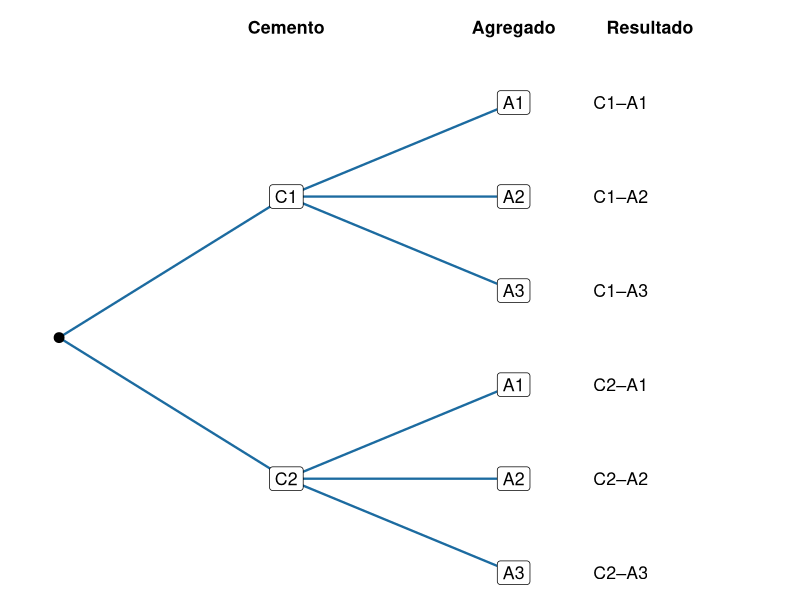

Generate this figure with R:
## ---- chunk 1
#| label: fig-conteo-arbol
#| fig-cap: "Diagrama de árbol de cemento y agregado."
#| fig-alt: "Árbol que parte de un punto, se abre en dos ramas C1 y C2, y cada una se abre en tres ramas A1, A2 y A3, para un total de seis hojas"
#| echo: false
#| fig-width: 7
#| fig-height: 4

library(ggplot2)
n1 <- data.frame(x = 1, y = c(4.5, 1.5), et = c("C1", "C2"))
n2 <- data.frame(x = 2, y = c(5.5, 4.5, 3.5, 2.5, 1.5, 0.5),
                 et = rep(c("A1", "A2", "A3"), 2), padre = rep(c(4.5, 1.5), each = 3))
n2$hoja <- paste(rep(c("C1", "C2"), each = 3), n2$et, sep = "–")
ggplot() +
  geom_segment(data = n1, aes(x = 0, y = 3, xend = x, yend = y), color = "#1C6BA0", linewidth = 0.8) +
  geom_segment(data = n2, aes(x = 1, y = padre, xend = x, yend = y), color = "#1C6BA0", linewidth = 0.8) +
  geom_point(aes(x = 0, y = 3), size = 3) +
  geom_label(data = n1, aes(x, y, label = et), size = 4.5) +
  geom_label(data = n2, aes(x, y, label = et), size = 4.5) +
  geom_text(data = n2, aes(x = 2.35, y = y, label = hoja), hjust = 0, size = 4.5) +
  annotate("text", x = c(1, 2), y = 6.3, label = c("Cemento", "Agregado"), fontface = "bold", size = 4.5) +
  annotate("text", x = 2.6, y = 6.3, label = "Resultado", fontface = "bold", size = 4.5) +
  xlim(-0.1, 3.1) +
  theme_void()
## ---- chunk 2
# 1) Opciones de cada etapa
cemento <- c("C1", "C2", "C3")
agregado <- c("A1", "A2", "A3", "A4")
aditivo <- c("D1", "D2")

# 2) Principio multiplicativo
length(cemento) * length(agregado) * length(aditivo)

# 3) Lista completa de mezclas
mezclas <- expand.grid(cemento = cemento, agregado = agregado, aditivo = aditivo)
head(mezclas, 8)
nrow(mezclas)
## ---- chunk 3
factorial(5)
prod(5:1)        # 5 × 4 × 3 × 2 × 1
factorial(0)
factorial(10)
## ---- chunk 4
n <- 7
k <- 3

# 1) Producto de los primeros k factores
prod(n:(n - k + 1))

# 2) Con factoriales (@eq-conteo-permutaciones)
factorial(n) / factorial(n - k)

# 3) Comprobación por enumeración
personas <- 1:n
ternas <- expand.grid(direccion = personas, residencia = personas, inspeccion = personas)
distintas <- ternas$direccion != ternas$residencia &
             ternas$direccion != ternas$inspeccion &
             ternas$residencia != ternas$inspeccion
sum(distintas)
## ---- chunk 5
# 1) y 2) Con repetición
26^2 * 10^3

# 3) Letras distintas: P(26, 2) para las letras
(factorial(26) / factorial(24)) * 10^3
## ---- chunk 6
n <- 6
factorial(n - 1)
factorial(n) / n
## ---- chunk 7
# 1) Camiones
factorial(9) / (factorial(4) * factorial(3) * factorial(2))

# 2) Comprobación con combinaciones
choose(9, 4) * choose(5, 3) * choose(2, 2)

# 3) Palabra CONCRETO
letras <- strsplit("CONCRETO", "")[[1]]   # separa la palabra en letras
repeticiones <- table(letras)
repeticiones
factorial(length(letras)) / prod(factorial(repeticiones))
## ---- chunk 8
#| label: tbl-conteo-orden
#| tbl-cap: "Arreglos con orden y sin orden."
#| echo: false

library(kableExtra)
elem <- c("A", "B", "C", "D")
perm <- expand.grid(x1 = elem, x2 = elem, stringsAsFactors = FALSE)
perm <- perm[perm$x1 != perm$x2, ]
perm <- perm[order(perm$x1, perm$x2), ]
comb <- apply(combn(elem, 2), 2, paste, collapse = "")
cuadro <- data.frame(
  grupo = comb,
  permutaciones = sapply(comb, function(g) {
    a <- substr(g, 1, 1); b <- substr(g, 2, 2); paste0(a, b, ", ", b, a)
  })
)
cuadro %>%
  kbl(col.names = c("Combinación (sin orden)", "Permutaciones que le corresponden (con orden)"),
      align = "c", row.names = FALSE) %>%
  kable_styling(full_width = FALSE, bootstrap_options = c("hover", "condensed"))
## ---- chunk 9
# 1) Con factoriales
factorial(12) / (factorial(4) * factorial(8))

# 2) Con la función de R
choose(12, 4)

# 3) Lista de todas las muestras: una por columna
muestras <- combn(12, 4)
muestras[, 1:6]       # las primeras seis
ncol(muestras)
## ---- chunk 10
# 1) Por casos: 1, 2 o 3 certificados
casos <- choose(4, 1:3) * choose(6, 2:0)
casos
sum(casos)

# 2) Por complemento
choose(10, 3) - choose(6, 3)

# 3) Comprobación: técnicos 1 a 4 certificados, 5 a 10 no certificados
comisiones <- combn(10, 3)
con_certificado <- apply(comisiones, 2, function(g) any(g <= 4))
sum(con_certificado)
## ---- chunk 11
n <- 3   # marcas
k <- 5   # bolsas

# 1) Fórmula
choose(n + k - 1, k)

# 2) Comprobación por enumeración
cantidades <- expand.grid(marca1 = 0:k, marca2 = 0:k, marca3 = 0:k)
pedidos <- cantidades[rowSums(cantidades) == k, ]
head(pedidos)
nrow(pedidos)
## ---- chunk 12
#| cache: true
# 1) y 2) Probabilidad clásica con combinaciones
posibles <- choose(15, 3)
p_uno <- choose(4, 1) * choose(11, 2) / posibles
p_al_menos_uno <- 1 - choose(11, 3) / posibles
c(posibles = posibles, p_uno = p_uno, p_al_menos_uno = p_al_menos_uno)

# 3) Comprobación por simulación
set.seed(2026)
lote <- c(rep("defectuoso", 4), rep("bueno", 11))
defectuosos <- replicate(20000, {
  muestra <- sample(lote, size = 3)        # sin reemplazo (valor por omisión)
  sum(muestra == "defectuoso")
})
mean(defectuosos == 1)    # exactamente uno
mean(defectuosos >= 1)    # al menos uno
